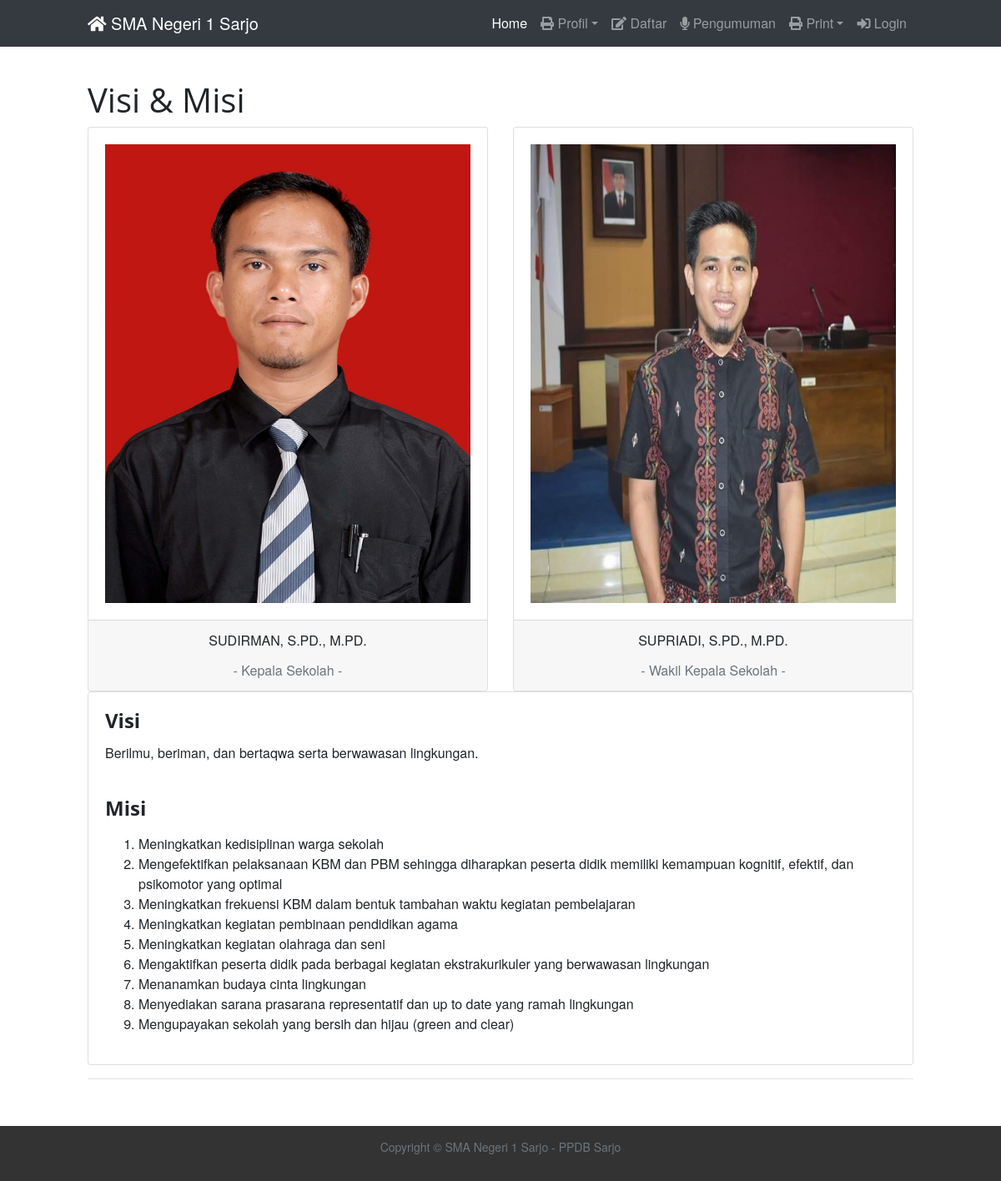
The app's page /index.php/home/profil with its own data.
### tables this page shows
CREATE TABLE `konfigurasi` (
  `id` int(11) NOT NULL AUTO_INCREMENT,
  `nama_sekolah` varchar(30) DEFAULT NULL,
  `alamat_sekolah` varchar(50) DEFAULT NULL,
  `telepon_sekolah` char(12) DEFAULT NULL,
  `setdaftar` enum('Buka','Tutup') DEFAULT NULL,
  `setpengumuman` enum('Buka','Tutup') DEFAULT NULL,
  `nama_website` varchar(50) DEFAULT NULL,
  `keterangan` text DEFAULT NULL,
  `nama_kepsek` varchar(100) DEFAULT NULL,
  `foto_kepsek` varchar(50) DEFAULT NULL,
  `nama_wakasek` varchar(100) DEFAULT NULL,
  `foto_wakasek` varchar(50) DEFAULT NULL,
  PRIMARY KEY (`id`)
);

### application/libraries/Template.php (called while the page is built, shortened)
<?php
class Template
{
  var $template_data = array();
  function set($name, $value){
    $this->template_data[$name] = $value;
  }
  function load($template = '', $view = '' , $view_data = array(), $return = FALSE){
    $this->CI =& get_instance();
    $this->set('contents', $this->CI->load->view($view, $view_data, TRUE));
    return $this->CI->load->view($template, $this->template_data, $return);
  }
}

### application/controllers/Home.php (called while the page is built, shortened)
<?php
class Home extends CI_Controller {
  public function profil()
  {
    $data = konfigurasi('Profil');
    $this->template->load('templates/template', 'profil', $data);
  }
}

### index.php (called while the page is built, shortened)
<?php
require_once BASEPATH.'core/CodeIgniter.php';

### application/helpers/kastana_helper.php (called while the page is built, shortened)
<?php
function konfigurasi($title, $c_des=null)
{
  $CI = get_instance();
  $admin = $CI->db->get_where('users', ['level' => 1])->row();
  $site = $CI->Konfigurasi_model->listing();
  $data = array(
    'title'        => $title.' | '.$site['nama_website'],
	'site'         => $site,
	'admin_name'   => $admin->name
  );
  return $data;
}

### application/models/Konfigurasi_model.php (called while the page is built, shortened)
<?php
class Konfigurasi_model extends CI_Model{
  public function listing()
  {
    return $this->db->get('konfigurasi')->row_array();
  }
}

### application/views/profil.php (the view, shortened to what this page needs)
<main role="main">
  <div class="container">
    <h1 class="pt-5">Visi & Misi</h1>
    <div class="row">
      <div class="col-md-12">
				<div class="row">
					<div class="col">
						<div class="card">
							<div class="card-body">
								<img height="550px" width="100%" src="<?=base_url('assets/img/visi/'.$site['foto_kepsek']);?>" alt="" class="">
							</div>
							<div class="card-footer">
								<div class="card-title text-center">
									<?=$site['nama_kepsek'];?>
								</div>
								<div class="text-muted text-center">
									- Kepala Sekolah -
								</div>
							</div>
						</div>
					</div>
					<div class="col">
						<div class="card">
							<div class="card-body">
								<img height="550px" width="100%" src="<?=base_url('assets/img/visi/'.$site['foto_wakasek']);?>" alt="" class="">
							</div>
							<div class="card-footer">
								<div class="card-title text-center">
									<?=$site['nama_wakasek'];?>
								</div>
								<div class="text-muted text-center">
									- Wakil Kepala Sekolah -
								</div>
							</div>
						</div>
					</div>
				</div>
      </div>
      <div class="col-md-12">
        <div class="card">
          <div class="card-body">
            <h4 class="card-title font-weight-bold">Visi</h4>
            <p class="card-text">
              Berilmu, beriman, dan bertaqwa serta berwawasan lingkungan.
            </p>
          </div>
          <div class="card-body">
            <h4 class="card-title font-weight-bold">Misi</h4>
            <p class="card-text">
              <ol>
                <li>Meningkatkan kedisiplinan warga sekolah</li>
                <li>Mengefektifkan pelaksanaan KBM dan PBM sehingga diharapkan peserta didik memiliki kemampuan kognitif, efektif, dan psikomotor yang optimal</li>
                <li>Meningkatkan frekuensi KBM dalam bentuk tambahan waktu kegiatan pembelajaran</li>
                <li>Meningkatkan kegiatan pembinaan pendidikan agama</li>
                <li>Meningkatkan kegiatan olahraga dan seni</li>
                <li>Mengaktifkan peserta didik pada berbagai kegiatan ekstrakurikuler yang berwawasan lingkungan</li>
                <li>Menanamkan budaya cinta lingkungan</li>
                <li>Menyediakan sarana prasarana representatif dan up to date yang ramah lingkungan</li>
                <li>Mengupayakan sekolah yang bersih dan hijau (green and clear)</li>
              </ol>
            </p>
          </div>
        </div>
      </div>
    </div>
    <hr>
  </div>
</main>

### application/views/templates/template.php (shortened to what this page needs)
<!doctype html>
<html lang="en">
<head>
  <link rel="stylesheet" href="<?=base_url('assets');?>/css/bootstrap.min.css">
  <link rel="stylesheet" href="<?=base_url('assets');?>/css/style.css">
  <link rel="stylesheet" href="<?=base_url('assets');?>/css/creative.css">
  <link href="<?=base_url('assets');?>/vendor/fontawesome/css/all.min.css" rel="stylesheet" type="text/css">
  <link href="<?=base_url('assets');?>/vendor/bootstrap-datepicker/css/bootstrap-datepicker.min.css" rel="stylesheet" type="text/css">
  <link rel="stylesheet" href="<?=base_url('assets/vendor');?>/sweetalert2-theme-bootstrap-4/bootstrap-4.min.css">
  <link rel="stylesheet" href="<?=base_url('assets/vendor');?>/toastr/toastr.min.css">
</head>
<body>
  <?php require_once('_nav.php'); ?>
  <?=$contents;?>
  <?php require_once('_footer.php'); ?>
</body>
</html>

### application/views/templates/_nav.php (shortened to what this page needs)
<nav class="navbar navbar-expand-md navbar-dark fixed-top bg-dark">
  <div class="container">
    <a class="navbar-brand" href="#"><i class="fas fa-home"></i> <?=$site['nama_sekolah'];?></a>
    <div class="collapse navbar-collapse" id="navbarsExampleDefault">
      <ul class="navbar-nav ml-auto">
        <li class="nav-item active">
          <a class="nav-link" href="<?=site_url('home');?>">Home <span class="sr-only">(current)</span></a>
        </li>
        <li class="nav-item dropdown">
          <a class="nav-link dropdown-toggle" href="#" id="dropdown01" data-toggle="dropdown" aria-haspopup="true" aria-expanded="false"><i class="fas fa-print"></i> Profil</a>
        </li>
        <li class="nav-item">
          <a class="nav-link" href="<?=site_url('daftar');?>"><i class="fas fa-edit"></i> Daftar</a>
        </li>
        <li class="nav-item">
          <a class="nav-link" href="<?=site_url('pengumuman');?>"><i class="fas fa-microphone"></i> Pengumuman</a>
        </li>
        <li class="nav-item dropdown">
          <a class="nav-link dropdown-toggle" href="#" id="dropdown01" data-toggle="dropdown" aria-haspopup="true" aria-expanded="false"><i class="fas fa-print"></i> Print</a>
        </li>
        <?php if($this->session->userdata('status') == 'is_login'): ?>
        <li class="nav-item">
          <a class="nav-link" href="<?=site_url('admin/dashboard');?>"><i class="fas fa-tachometer-alt"></i> Dashboard</a>
        </li>
        <?php else: ?>
        <li class="nav-item">
          <a class="nav-link" href="<?=site_url('auth/login');?>"><i class="fas fa-sign-in-alt"></i> Login</a>
        </li>
        <?php endif; ?>
      </ul>
    </div>
  </div>
</nav>

### application/views/templates/_footer.php
<footer class="container-fluid">
  <p class="text-muted text-center copyright">Copyright &copy; <?=$site['nama_sekolah'].' - '.$site['nama_website'];?> <?date('Y');?></p>
</footer>

### assets/css/style.css (style rules this page uses)
.copyright { font-family: "Helvetica Neue",Helvetica,Arial,sans-serif; font-size: 14px; line-height: 1.42857143; color: #333; }

### assets/css/creative.css (style rules this page uses)
body { font-family: Merriweather,'Helvetica Neue',Arial,sans-serif;background: url(../images/bg.png) repeat; }
a { color: #78d18b;-webkit-transition: all .35s;-moz-transition: all .35s;transition: all .35s; }
h1,h2,h3,h4,h5,h6 { font-family: 'Open Sans','Helvetica Neue',Arial,sans-serif; }
footer { background: #333; color:#fff;float: left;width: 100%;padding: 15px 10px; margin: 40px 0 -20px }
@media (min-width: 1200px) { .container { width: 1020px; } }

### records on screen
konfigurasi: nama_sekolah "SMA Negeri 1 Sarjo", foto_kepsek (picture), nama_kepsek "SUDIRMAN, S.PD., M.PD.", foto_wakasek (picture), nama_wakasek "SUPRIADI, S.PD., M.PD.", nama_website "PPDB Sarjo"
